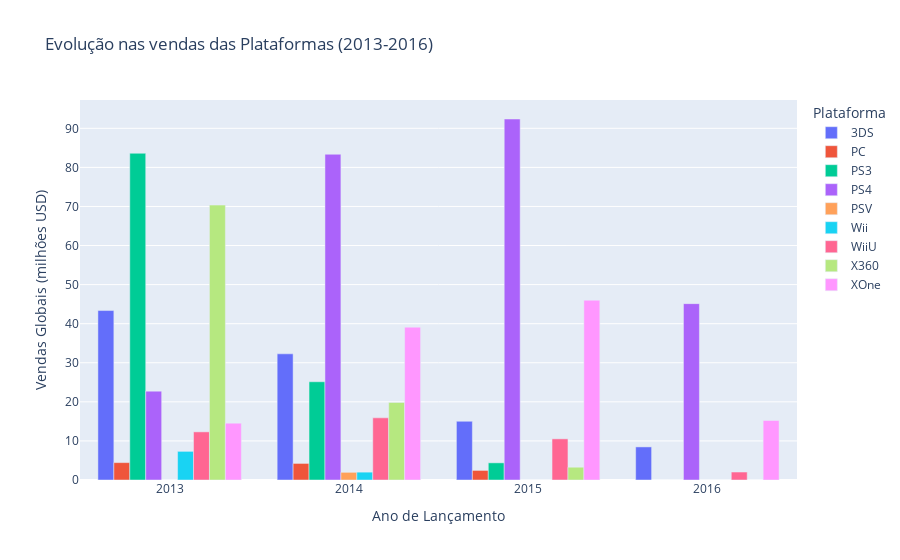

Write notebook code for a chart like this one.
### Markdown cell above
* Acima criamos gráficos com algumas plataformas com as maiores quantidade de vendas (populares) em seus anos de atividade, e também observamos a queda das mesmas em trocas geracionais, por exemplo: PS (playstation 1) para o PS2 (playstation 2). Como também encontramos a mediana geracional entre as plataformas, na qual temos uma diferença de 6 anos para uma nova plataforma surgir, e a sua antecessora começar a recuar em vendas até ser descontinuada, explicitamente quando deixam de ser lançados novos jogos para a mesma.

* Portanto para a continuidade das nossas análises, escolhemos os últimos 4 anos de vendas, pois entendemos que esses anos se encontram durante as transições das antigas e novas plataformas de gigantes da tecnologia, como Nintendo, Microsoft e Sony.

### Code cell
# Filtrar dados para o período escolhido
recent_data = games_filtered[games_filtered['year_of_release'].isin([2013, 2014, 2015, 2016])]
# filtrando plaformas com mais de 1 milhão em vendas no mercado global
recent_data_1 = recent_data[recent_data['global_sales'] > 1.0]
# agrupando os dados
new_platforms = recent_data_1.groupby(['year_of_release', 'platform'])['global_sales'].sum()
# transformando os dados em uma tabela pivô
recent_sales = new_platforms.unstack(fill_value=0)
# criando gráfico de barras para melhor visualizar
fig3 = px.bar(recent_sales,
              title='Evolução nas vendas das Plataformas (2013-2016)',
              labels={'value': 'Vendas Globais (milhões USD)',
                      'year_of_release': 'Ano de Lançamento',
                      'platform': 'Plataforma'},
              barmode='group')
fig3.show()

### Figure 1 — Plotly figure (JSON) as saved in the notebook; plotly's stock layout.template omitted (floating-point values rounded to 4 significant figures)
{"data": [{"alignmentgroup": "True", "hovertemplate": "Plataforma=3DS<br>Ano de Lançamento=%{x}<br>Vendas Globais (milhões USD)=%{y}<extra></extra>", "legendgroup": "3DS", "marker": {"color": "#636efa", "pattern": {"shape": ""}}, "name": "3DS", "offsetgroup": "3DS", "orientation": "v", "showlegend": true, "textposition": "auto", "type": "bar", "x": [2013, 2014, 2015, 2016], "xaxis": "x", "y": [43.36, 32.29, 15.03, 8.47], "yaxis": "y"}, {"alignmentgroup": "True", "hovertemplate": "Plataforma=PC<br>Ano de Lançamento=%{x}<br>Vendas Globais (milhões USD)=%{y}<extra></extra>", "legendgroup": "PC", "marker": {"color": "#EF553B", "pattern": {"shape": ""}}, "name": "PC", "offsetgroup": "PC", "orientation": "v", "showlegend": true, "textposition": "auto", "type": "bar", "x": [2013, 2014, 2015, 2016], "xaxis": "x", "y": [4.45, 4.24, 2.45, 0.0], "yaxis": "y"}, {"alignmentgroup": "True", "hovertemplate": "Plataforma=PS3<br>Ano de Lançamento=%{x}<br>Vendas Globais (milhões USD)=%{y}<extra></extra>", "legendgroup": "PS3", "marker": {"color": "#00cc96", "pattern": {"shape": ""}}, "name": "PS3", "offsetgroup": "PS3", "orientation": "v", "showlegend": true, "textposition": "auto", "type": "bar", "x": [2013, 2014, 2015, 2016], "xaxis": "x", "y": [83.61, 25.14, 4.39, 0.0], "yaxis": "y"}, {"alignmentgroup": "True", "hovertemplate": "Plataforma=PS4<br>Ano de Lançamento=%{x}<br>Vendas Globais (milhões USD)=%{y}<extra></extra>", "legendgroup": "PS4", "marker": {"color": "#ab63fa", "pattern": {"shape": ""}}, "name": "PS4", "offsetgroup": "PS4", "orientation": "v", "showlegend": true, "textposition": "auto", "type": "bar", "x": [2013, 2014, 2015, 2016], "xaxis": "x", "y": [22.74, 83.36, 92.38, 45.13], "yaxis": "y"}, {"alignmentgroup": "True", "hovertemplate": "Plataforma=PSV<br>Ano de Lançamento=%{x}<br>Vendas Globais (milhões USD)=%{y}<extra></extra>", "legendgroup": "PSV", "marker": {"color": "#FFA15A", "pattern": {"shape": ""}}, "name": "PSV", "offsetgroup": "PSV", "orientation": "v", "showlegend": true, "textposition": "auto", "type": "bar", "x": [2013, 2014, 2015, 2016], "xaxis": "x", "y": [0.0, 1.96, 0.0, 0.0], "yaxis": "y"}, {"alignmentgroup": "True", "hovertemplate": "Plataforma=Wii<br>Ano de Lançamento=%{x}<br>Vendas Globais (milhões USD)=%{y}<extra></extra>", "legendgroup": "Wii", "marker": {"color": "#19d3f3", "pattern": {"shape": ""}}, "name": "Wii", "offsetgroup": "Wii", "orientation": "v", "showlegend": true, "textposition": "auto", "type": "bar", "x": [2013, 2014, 2015, 2016], "xaxis": "x", "y": [7.33, 2.01, 0.0, 0.0], "yaxis": "y"}, {"alignmentgroup": "True", "hovertemplate": "Plataforma=WiiU<br>Ano de Lançamento=%{x}<br>Vendas Globais (milhões USD)=%{y}<extra></extra>", "legendgroup": "WiiU", "marker": {"color": "#FF6692", "pattern": {"shape": ""}}, "name": "WiiU", "offsetgroup": "WiiU", "orientation": "v", "showlegend": true, "textposition": "auto", "type": "bar", "x": [2013, 2014, 2015, 2016], "xaxis": "x", "y": [12.32, 15.91, 10.53, 2.04], "yaxis": "y"}, {"alignmentgroup": "True", "hovertemplate": "Plataforma=X360<br>Ano de Lançamento=%{x}<br>Vendas Globais (milhões USD)=%{y}<extra></extra>", "legendgroup": "X360", "marker": {"color": "#B6E880", "pattern": {"shape": ""}}, "name": "X360", "offsetgroup": "X360", "orientation": "v", "showlegend": true, "textposition": "auto", "type": "bar", "x": [2013, 2014, 2015, 2016], "xaxis": "x", "y": [70.35, 19.84, 3.27, 0.0], "yaxis": "y"}, {"alignmentgroup": "True", "hovertemplate": "Plataforma=XOne<br>Ano de Lançamento=%{x}<br>Vendas Globais (milhões USD)=%{y}<extra></extra>", "legendgroup": "XOne", "marker": {"color": "#FF97FF", "pattern": {"shape": ""}}, "name": "XOne", "offsetgroup": "XOne", "orientation": "v", "showlegend": true, "textposition": "auto", "type": "bar", "x": [2013, 2014, 2015, 2016], "xaxis": "x", "y": [14.55, 39.11, 46.01, 15.23], "yaxis": "y"}], "layout": {"barmode": "group", "legend": {"title": {"text": "Plataforma"}, "tracegroupgap": 0}, "title": {"text": "Evolução nas vendas das Plataformas (2013-2016)"}, "xaxis": {"anchor": "y", "domain": [0, 1], "title": {"text": "Ano de Lançamento"}}, "yaxis": {"anchor": "x", "domain": [0, 1], "title": {"text": "Vendas Globais (milhões USD)"}}}}
